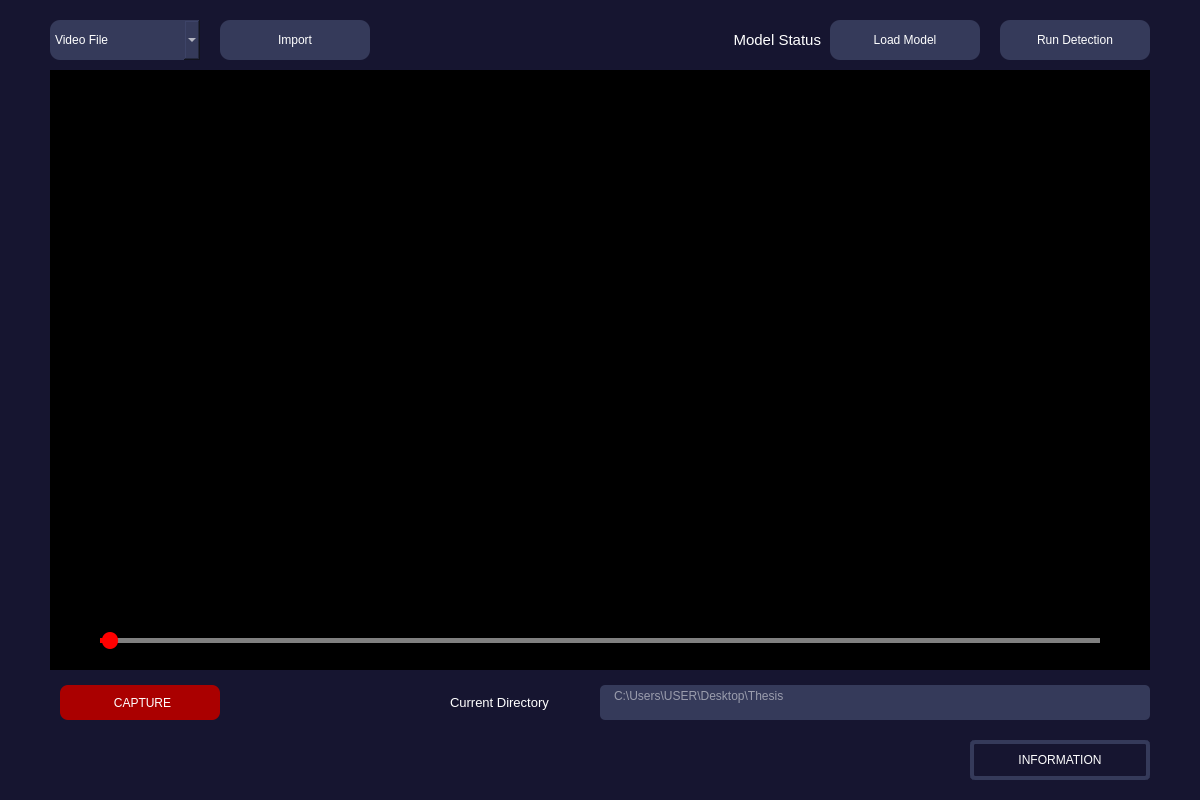
          <widget class="QFrame" name="importFootage">
           <property name="geometry">
            <rect>
             <x>570</x>
             <y>20</y>
             <width>1200</width>
             <height>800</height>
            </rect>
           </property>
           <property name="sizePolicy">
            <sizepolicy hsizetype="Ignored" vsizetype="Ignored">
             <horstretch>0</horstretch>
             <verstretch>0</verstretch>
            </sizepolicy>
           </property>
           <property name="styleSheet">
            <string notr="true">background-color: #161530;
font: 10pt &quot;Dosis&quot;;
color: #b7bab9;</string>
           </property>
           <widget class="QPushButton" name="importButton">
            <property name="geometry">
             <rect>
              <x>220</x>
              <y>20</y>
              <width>150</width>
              <height>40</height>
             </rect>
            </property>
            <property name="cursor">
             <cursorShape>PointingHandCursor</cursorShape>
            </property>
            <property name="styleSheet">
             <string notr="true">QPushButton{
	background-color: rgb(53, 58, 90);
	color: rgb(255, 255, 255);
border-radius: 10px;
}
QPushButton::Hover{
	background-color: rgb(121, 124, 145);
}</string>
            </property>
            <property name="text">
             <string>Import</string>
            </property>
           </widget>
           <widget class="QPushButton" name="captureButton">
            <property name="geometry">
             <rect>
              <x>60</x>
              <y>685</y>
              <width>160</width>
              <height>35</height>
             </rect>
            </property>
            <property name="cursor">
             <cursorShape>PointingHandCursor</cursorShape>
            </property>
            <property name="toolTip">
             <string/>
            </property>
            <property name="styleSheet">
             <string notr="true">QPushButton{
background-color: rgb(170, 0, 0);
color: rgb(255, 255, 255);
font: 57 12pt &quot;Dosis Medium&quot;;
text-transform: none;
padding-left: 5px;
border-radius: 8px;
}

QPushButton::Hover{
	background-color: rgb(255, 0, 0);
}</string>
            </property>
            <property name="text">
             <string>CAPTURE</string>
            </property>
            <property name="icon">
             <iconset>
              <normaloff>icons/capture.png</normaloff>icons/capture.png</iconset>
            </property>
            <property name="iconSize">
             <size>
              <width>40</width>
              <height>30</height>
             </size>
            </property>
           </widget>
           <widget class="QLabel" name="mediaLabel">
            <property name="geometry">
             <rect>
              <x>50</x>
              <y>70</y>
              <width>1100</width>
              <height>600</height>
             </rect>
            </property>
            <property name="styleSheet">
             <string notr="true">background-color: rgb(0, 0, 0);</string>
            </property>
            <property name="text">
             <string/>
            </property>
           </widget>
           <widget class="QTextEdit" name="directoryText">
            <property name="geometry">
             <rect>
              <x>600</x>
              <y>685</y>
              <width>550</width>
              <height>35</height>
             </rect>
            </property>
            <property name="cursor" stdset="0">
             <cursorShape>ForbiddenCursor</cursorShape>
            </property>
            <property name="toolTip">
             <string>Project files will be saved in this directory</string>
            </property>
            <property name="styleSheet">
             <string notr="true">QTextEdit{
background-color: rgb(53, 58, 90);
color: #ffffff;
font: 63 10pt &quot;Dosis SemiBold&quot;;
padding-left: 10px;
border-radius: 5px;
}</string>
            </property>
            <property name="verticalScrollBarPolicy">
             <enum>Qt::ScrollBarAlwaysOff</enum>
            </property>
            <property name="sizeAdjustPolicy">
             <enum>QAbstractScrollArea::AdjustToContents</enum>
            </property>
            <property name="readOnly">
             <bool>true</bool>
            </property>
            <property name="acceptRichText">
             <bool>false</bool>
            </property>
            <property name="placeholderText">
             <string>C:\Users\USER\Desktop\Thesis</string>
            </property>
           </widget>
           <widget class="QComboBox" name="fileType">
            <property name="geometry">
             <rect>
              <x>50</x>
              <y>20</y>
              <width>150</width>
              <height>40</height>
             </rect>
            </property>
            <property name="cursor">
             <cursorShape>PointingHandCursor</cursorShape>
            </property>
            <property name="styleSheet">
             <string notr="true">background-color: rgb(53, 58, 90);
color: rgb(255, 255, 255);
border-radius: 10px;</string>
            </property>
            <item>
             <property name="text">
              <string>Video File</string>
             </property>
            </item>
            <item>
             <property name="text">
              <string>Image File</string>
             </property>
            </item>
           </widget>
           <widget class="QPushButton" name="runButton">
            <property name="geometry">
             <rect>
              <x>1000</x>
              <y>20</y>
              <width>150</width>
              <height>40</height>
             </rect>
            </property>
            <property name="cursor">
             <cursorShape>PointingHandCursor</cursorShape>
            </property>
            <property name="toolTip">
             <string>Run foreign object detection</string>
            </property>
            <property name="styleSheet">
             <string notr="true">QPushButton{
	background-color: rgb(53, 58, 90);
	color: rgb(255, 255, 255);
border-radius: 10px;
}
QPushButton::Hover{
	background-color: rgb(121, 124, 145);
}</string>
            </property>
            <property name="text">
             <string>Run Detection</string>
            </property>
           </widget>
           <widget class="QSlider" name="scrubberBar">
            <property name="enabled">
             <bool>true</bool>
            </property>
            <property name="geometry">
             <rect>
              <x>100</x>
              <y>630</y>
              <width>1000</width>
              <height>20</height>
             </rect>
            </property>
            <property name="cursor">
             <cursorShape>PointingHandCursor</cursorShape>
            </property>
            <property name="styleSheet">
             <string notr="true">QSlider{
   background: transparent;
}

QSlider::groove:horizontal {
    height: 5px;
    border-radius: 5px;
    background: gray;
}

QSlider::add-page:horizontal {
    background-color: transparent;
}

QSlider::sub-page:horizontal {
    background-color: red;
}

QSlider::handle:horizontal {
    width: 16px;
    height: 20px;
    border-radius: 8px;
    background: red;
    margin: -6px 2px;
}</string>
            </property>
            <property name="orientation">
             <enum>Qt::Horizontal</enum>
            </property>
           </widget>
           <widget class="QFrame" name="videoWidgets">
            <property name="geometry">
             <rect>
              <x>400</x>
              <y>525</y>
              <width>400</width>
              <height>100</height>
             </rect>
            </property>
            <property name="styleSheet">
             <string notr="true">background: transparent;</string>
            </property>
            <property name="frameShape">
             <enum>QFrame::StyledPanel</enum>
            </property>
            <property name="frameShadow">
             <enum>QFrame::Raised</enum>
            </property>
            <layout class="QHBoxLayout" name="horizontalLayout_2">
             <property name="spacing">
              <number>10</number>
             </property>
             <property name="leftMargin">
              <number>0</number>
             </property>
             <property name="topMargin">
              <number>0</number>
             </property>
             <property name="rightMargin">
              <number>0</number>
             </property>
             <property name="bottomMargin">
              <number>0</number>
             </property>
             <item alignment="Qt::AlignLeft|Qt::AlignVCenter">
              <widget class="QPushButton" name="backButton">
               <property name="sizePolicy">
                <sizepolicy hsizetype="Preferred" vsizetype="Preferred">
                 <horstretch>0</horstretch>
                 <verstretch>0</verstretch>
                </sizepolicy>
               </property>
               <property name="cursor">
                <cursorShape>PointingHandCursor</cursorShape>
               </property>
               <property name="styleSheet">
                <string notr="true">QPushButton{
background-color: transparent;
height: 80px;
width: 80px;
border-radius: 40px;
}

QPushButton::Hover{
background-color: #9a9aa1;
}</string>
               </property>
               <property name="text">
                <string/>
               </property>
               <property name="icon">
                <iconset>
                 <normaloff>icons/bwrd.png</normaloff>icons/bwrd.png</iconset>
               </property>
               <property name="iconSize">
                <size>
                 <width>60</width>
                 <height>48</height>
                </size>
               </property>
              </widget>
             </item>
             <item alignment="Qt::AlignHCenter|Qt::AlignVCenter">
              <widget class="QPushButton" name="playVidButton">
               <property name="cursor">
                <cursorShape>PointingHandCursor</cursorShape>
               </property>
               <property name="styleSheet">
                <string notr="true">QPushButton{
background-color: transparent;
border-radius: 40px;
}

QPushButton::Hover{
background-color: #9a9aa1;
}</string>
               </property>
               <property name="text">
                <string/>
               </property>
               <property name="icon">
                <iconset>
                 <normaloff>icons/pause.png</normaloff>icons/pause.png</iconset>
               </property>
               <property name="iconSize">
                <size>
                 <width>80</width>
                 <height>80</height>
                </size>
               </property>
              </widget>
             </item>
             <item alignment="Qt::AlignRight|Qt::AlignVCenter">
              <widget class="QPushButton" name="skipButton">
               <property name="cursor">
                <cursorShape>PointingHandCursor</cursorShape>
               </property>
               <property name="styleSheet">
                <string notr="true">QPushButton{
background-color: transparent;
height: 80px;
width: 80px;
border-radius: 40px;
}

QPushButton::Hover{
background-color: #9a9aa1;
}</string>
               </property>
               <property name="text">
                <string/>
               </property>
               <property name="icon">
                <iconset>
                 <normaloff>icons/fwrd.png</normaloff>icons/fwrd.png</iconset>
               </property>
               <property name="iconSize">
                <size>
                 <width>50</width>
                 <height>48</height>
                </size>
               </property>
              </widget>
             </item>
            </layout>
           </widget>
           <widget class="QLabel" name="mediaDirectoryLabel">
            <property name="geometry">
             <rect>
              <x>450</x>
              <y>685</y>
              <width>140</width>
              <height>35</height>
             </rect>
            </property>
            <property name="styleSheet">
             <string notr="true">font: 10pt;
color: rgb(255, 255, 255);
background-color: transparent;</string>
            </property>
            <property name="text">
             <string>Current Directory</string>
            </property>
           </widget>
           <widget class="QPushButton" name="modelButton">
            <property name="geometry">
             <rect>
              <x>830</x>
              <y>20</y>
              <width>150</width>
              <height>40</height>
             </rect>
            </property>
            <property name="cursor">
             <cursorShape>PointingHandCursor</cursorShape>
            </property>
            <property name="toolTip">
             <string>Load model from the current directory</string>
            </property>
            <property name="styleSheet">
             <string notr="true">QPushButton{
	background-color: rgb(53, 58, 90);
	color: rgb(255, 255, 255);
border-radius: 10px;
}
QPushButton::Hover{
	background-color: rgb(121, 124, 145);
}</string>
            </property>
            <property name="text">
             <string>Load Model</string>
            </property>
           </widget>
           <widget class="QLabel" name="modelStatus">
            <property name="geometry">
             <rect>
              <x>380</x>
              <y>29</y>
              <width>441</width>
              <height>21</height>
             </rect>
            </property>
            <property name="layoutDirection">
             <enum>Qt::LeftToRight</enum>
            </property>
            <property name="styleSheet">
             <string notr="true">font: 11pt;
color: rgb(255, 255, 255);</string>
            </property>
            <property name="text">
             <string>Model Status</string>
            </property>
            <property name="alignment">
             <set>Qt::AlignRight|Qt::AlignTrailing|Qt::AlignVCenter</set>
            </property>
           </widget>
           <widget class="QPushButton" name="importInfoButton">
            <property name="geometry">
             <rect>
              <x>970</x>
              <y>740</y>
              <width>180</width>
              <height>40</height>
             </rect>
            </property>
            <property name="cursor">
             <cursorShape>PointingHandCursor</cursorShape>
            </property>
            <property name="layoutDirection">
             <enum>Qt::LeftToRight</enum>
            </property>
            <property name="styleSheet">
             <string notr="true">border: 4px solid #353A5A;
border-radius: 5px;
background: transparent;
color: rgb(255, 255, 255);

</string>
            </property>
            <property name="text">
             <string notr="true">INFORMATION</string>
            </property>
            <property name="icon">
             <iconset>
              <normaloff>icons/info.png</normaloff>icons/info.png</iconset>
            </property>
            <property name="iconSize">
             <size>
              <width>20</width>
              <height>20</height>
             </size>
            </property>
           </widget>
          </widget>
